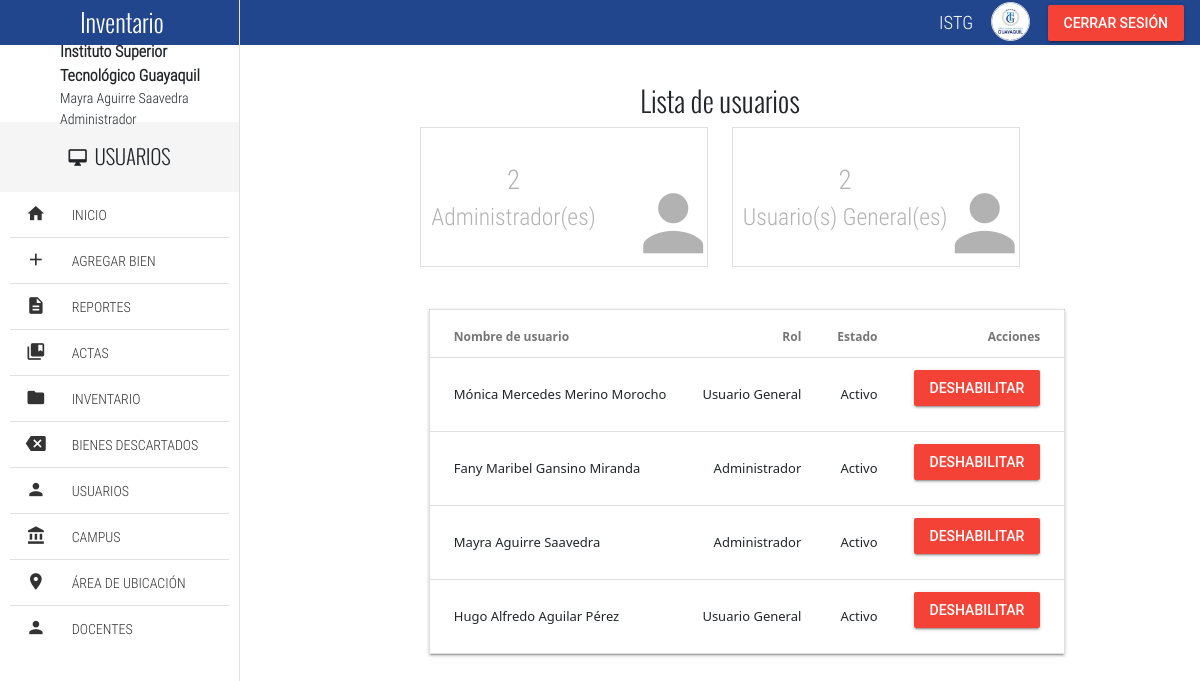
The app's page /views/usuarios.php (signed in) with its own data.
### tables this page shows
CREATE TABLE `usuario` (
  `id` int(11) NOT NULL AUTO_INCREMENT,
  `nombre` varchar(50) DEFAULT NULL,
  `apellido` varchar(50) DEFAULT NULL,
  `cedula` varchar(10) DEFAULT NULL,
  `contraseña` varchar(120) DEFAULT NULL,
  `email` varchar(50) DEFAULT NULL,
  `activo` tinyint(1) DEFAULT NULL,
  `id_usuario_rol` int(11) DEFAULT NULL,
  PRIMARY KEY (`id`),
  UNIQUE KEY `cedula` (`cedula`)
);

### php/utils_query.php (called while the page is built, shortened)
<?php
function consultarListaUsuarios($conexion){
    $sql = "SELECT * FROM `usuario`;";
    $stmt = $conexion->prepare($sql);
    $stmt->execute();
    $resultado = $stmt->get_result();
    while ($fila = $resultado->fetch_assoc()) {
        $array_usuarios[] = $fila;
    }
    return $array_usuarios;
}
?>

### views/usuarios.php (the view, shortened to what this page needs)
<?php
	require('../php/mysqli_conexion.php');
	require('../php/utils_query.php');
    if(!isset($_SESSION['usuario'])) {
        header("Location: login.php");
    } else {
		$usuario = $_SESSION['usuario'];
		$rol = $_SESSION['rol'];
		if($rol == "Administrador"){
                        $array_usuarios = consultarListaUsuarios($conexion);
                    }
		 else {
			header("Location: ../index.php");
			$msg = "No tiene acceso a la lista de usuarios!";
    		echo "<script> console.log(" . json_encode($usuario) . "); </script>";
			echo "<script> console.log('" . $msg . "'); </script>";
		}
    }
?>
<!DOCTYPE html>
<html lang="es">
<head>
	<link rel="stylesheet" href="../css/normalize.css">
	<link rel="stylesheet" href="../css/sweetalert2.css">
	<link rel="stylesheet" href="../css/material.min.css">
	<link rel="stylesheet" href="../css/material-design-iconic-font.min.css">
	<link rel="stylesheet" href="../css/jquery.mCustomScrollbar.css">
	<link rel="stylesheet" href="../css/main.css">
	<link rel="stylesheet" href="../css/style.css">
	<link href="https://cdn.jsdelivr.net/npm/bootstrap@5.3.0-alpha1/dist/css/bootstrap.min.css" rel="stylesheet">
</head>
<body>
<div class="full-width navBar">
		<div class="full-width navBar-options" style="background-color: #21468e">
			<nav class="navBar-options-list">
				<ul class="list-unstyle">
					<li class="text-condensedLight noLink" ><small>ISTG</small></li>
					<li class="noLink">
						<figure>
							<img src="../assets/img/avatar-male.png" alt="Avatar" class="img-responsive">
						</figure>
					</li>
					<li class="noLink">
					<form action="../php/logout.php" method="post">
						<button type="submit" class="mdl-button mdl-js-button mdl-button--raised mdl-js-ripple-effect mdl-button--accent" style="background-color: #F44336">Cerrar sesión</button>
					</form>
					</li>
				</ul>
			</nav>
		</div>
	</div>
	<section class="full-width navLateral">
		<div class="full-width navLateral-bg btn-menu"></div>
		<div class="full-width navLateral-body">
			<div class="full-width navLateral-body-logo text-center tittles" style="background-color: #21468e">
				<i class="zmdi zmdi-close btn-menu"></i> Inventario
			</div>
			<figure class="full-width" style="height: 77px;">
				<figcaption class="navLateral-body-cr hide-on-tablet">
					<span style="margin-left: 60px;">
						<b>Instituto Superior Tecnológico Guayaquil</b><br>
						<?php
							$nombrecompleto = $_SESSION['usuario']['nombre']." ".$_SESSION['usuario']['apellido'];
							$rol = $_SESSION['rol'];
							echo "<small>".$nombrecompleto."</small><br>";
							echo '<small>'. $rol . '</small>';
						?>
					</span>
				</figcaption>
			</figure>
			<div class="full-width tittles navLateral-body-tittle-menu">
				<i class="zmdi zmdi-desktop-mac"></i><span class="hide-on-tablet">&nbsp; USUARIOS</span>
			</div>
			<nav class="full-width">
				<ul class="full-width list-unstyle menu-principal">
					<?php
						require('nav_lateral_opciones.php');
						$rol = $_SESSION['rol'];
						if($rol == 'Administrador'){
							$html = '
										<li class="full-width divider-menu-h"></li>
											<li class="full-width">
											<a href="bienes_descartados.php" class="full-width">
												<div class="navLateral-body-cl">
												<i class="zmdi zmdi-tag-close"></i>
												</div>
												<div class="navLateral-body-cr hide-on-tablet">
												BIENES DESCARTADOS
												</div>
											</a>
										</li>
										<li class="full-width divider-menu-h"></li>
         								<li class="full-width">
											<a href="usuarios.php" class="full-width">
												<div class="navLateral-body-cl">
												<i class="zmdi zmdi-account"></i>
												</div>
												<div class="navLateral-body-cr hide-on-tablet">
												USUARIOS
												</div>
											</a>
										</li>
										<li class="full-width divider-menu-h"></li>
         								<li class="full-width">
											<a href="campus.php" class="full-width">
												<div class="navLateral-body-cl">
												<i class="zmdi zmdi-balance"></i>
												</div>
												<div class="navLateral-body-cr hide-on-tablet">
												CAMPUS
												</div>
											</a>
										</li>
										<li class="full-width divider-menu-h"></li>
         								<li class="full-width">
											<a href="area_de_ubicacion.php" class="full-width">
												<div class="navLateral-body-cl">
												<i class="zmdi zmdi-pin"></i>
												</div>
												<div class="navLateral-body-cr hide-on-tablet">
												ÁREA DE UBICACIÓN
												</div>
											</a>
										</li>
										<li class="full-width divider-menu-h"></li>
         								<li class="full-width">
											<a href="docentes.php" class="full-width">
												<div class="navLateral-body-cl">
												<i class="zmdi zmdi-account"></i>
												</div>
												<div class="navLateral-body-cr hide-on-tablet">
												DOCENTES
												</div>
											</a>
										</li>';
							echo $html;
						}
					?>
				</ul>
			</nav>
		</div>
	</section>
	<section class="full-width pageContent">
		<section class="full-width text-center" style="padding: 40px 0;">
			<h3 class="text-center tittles">Lista de usuarios</h3>
			<?php
						function consultarRol($usuario, $conexion){
									$sql = "SELECT
										r.`descripcion`
									FROM
										`usuario` AS u
									INNER JOIN `usuario_rol` AS ur
									ON u.`id_usuario_rol` = ur.`id`
									INNER JOIN `rol` AS r
									ON ur.`id_rol` = r.`id`
									WHERE
									u.`id` = ?;";
									$id_usuario = $usuario['id'];
									$stmt = $conexion->prepare($sql);
									$stmt->bind_param("s", $id_usuario);
									$stmt->execute();
									$resultado = $stmt->get_result();
									if($resultado->num_rows == 1){
											$array_rol = $resultado->fetch_assoc();
											$rol = $array_rol['descripcion'];
										}
									return $rol;
								}
								$listaUsuarios = $_SESSION['listaUsuarios'];
								$arrayUsuarioRol = array();
								for($i = 0; $i < count($listaUsuarios); $i++) {
									$usuario = $listaUsuarios[$i];
									$rol = consultarRol($usuario, $conexion);
									$arrayUsuario = array("usuario" => $usuario, "rol" => $rol);
									array_push($arrayUsuarioRol, $arrayUsuario);
								}
								$administradores = 0;
								$usuariosgenerales = 0;
								for($i = 0; $i < count($arrayUsuarioRol); $i++){
									if($arrayUsuarioRol[$i]["rol"] == "Administrador"){
										$administradores++;
									}
									if($arrayUsuarioRol[$i]["rol"] == "Usuario General"){
										$usuariosgenerales++;
									}
								}
								$html = '<article class="full-width tile">
											<div class="tile-text">
												<span class="text-condensedLight">'
												.$administradores.'<br>
												<small>Administrador(es)</small>
												</span>
											</div>
											<i class="zmdi zmdi-account tile-icon"></i>
										</article>
										<article class="full-width tile">
											<div class="tile-text">
												<span class="text-condensedLight">'
													.$usuariosgenerales.'<br>
													<small>Usuario(s) General(es)</small>
												</span>
											</div>
											<i class="zmdi zmdi-account tile-icon"></i>
										</article>';
								echo $html;
						?>
					<div class="mdl-grid" style="width: 64%;">
    					<div class="mdl-cell mdl-cell--12-col">
							<table class="mdl-data-table mdl-js-data-table mdl-shadow--2dp full-width">
								<thead>
									<tr>
										<th class="mdl-data-table__cell--non-numeric">Nombre de usuario</th>
										<th>Rol</th>
										<th>Estado</th>
										<th>Acciones</th>
									</tr>
								</thead>
								<tbody>
									<?php
										$html = '';
										$arrayUsuarioRol = array();
										for($i = 0; $i < count($listaUsuarios); $i++) {
											$usuario = $listaUsuarios[$i];
											$rol = consultarRol($usuario, $conexion);
											$arrayUsuario = array("usuario" => $usuario, "rol" => $rol);
											array_push($arrayUsuarioRol, $arrayUsuario);
										}
										for($i = 0; $i < count($arrayUsuarioRol); $i++){
											$nombresCompletos = $arrayUsuarioRol[$i]['usuario']['nombre'].' '.$arrayUsuarioRol[$i]['usuario']['apellido'];
											$activo = $arrayUsuarioRol[$i]['usuario']['activo'];
											$estado = '';
											if($activo==0){
												$estado = 'Inactivo';
												$boton = '<button class="mdl-button mdl-js-button mdl-button--colored mdl-color--green mdl-color-text--white" type="submit" name="submit">Habilitar</button>';
												$form = '<form method="post" action="../php/actualizarEstadoUsuario.php">
											 			<input type="hidden" name="id_usuario" value="' . $arrayUsuarioRol[$i]['usuario']['id'] . '">
											 			<input type="hidden" name="nuevo_estado" value="1">
											 			' . $boton . '
														</form>';
											} elseif($activo==1){
												$estado = 'Activo';
												$boton = '<button class="mdl-button mdl-js-button mdl-button--raised mdl-button--colored mdl-color-text--white mdl-color--red type="submit" name="submit">Deshabilitar</button>';
												$form = '<form method="post" action="../php/actualizarEstadoUsuario.php">
											 			<input type="hidden" name="id_usuario" value="' . $arrayUsuarioRol[$i]['usuario']['id'] . '">
											 			<input type="hidden" name="nuevo_estado" value="0">
											 			' . $boton . '
														</form>';
											}
											$html.='<tr>
											<td class="mdl-data-table__cell--non-numeric">'.$nombresCompletos.'</td>
											<td>'.$arrayUsuarioRol[$i]['rol'].'</td>
											<td>'.$estado.'</td>
											<td>'
												.$form.
												'</td>
											</tr>';
										}
										echo $html;
									?>
								</tbody>
							</table>
						</div>
					</div>
</section>
</body>
</html>

### views/nav_lateral_opciones.php
<li class="full-width">
   <a href="../index.php" class="full-width">
      <div class="navLateral-body-cl">
         <i class="zmdi zmdi-home"></i>
      </div>
      <div class="navLateral-body-cr hide-on-tablet">
         INICIO
      </div>
   </a>
</li>
<li class="full-width divider-menu-h"></li>
<li class="full-width">
   <a href="bien.php" class="full-width">
      <div class="navLateral-body-cl">
         <i class="zmdi zmdi-plus"></i>
      </div>
      <div class="navLateral-body-cr hide-on-tablet">
         AGREGAR BIEN
      </div>
   </a>
</li>
<li class="full-width divider-menu-h"></li>
<li class="full-width">
   <a href="reportes.php" class="full-width">
      <div class="navLateral-body-cl">
         <i class="zmdi zmdi-file-text"></i>
      </div>
      <div class="navLateral-body-cr hide-on-tablet">
         REPORTES
      </div>
   </a>
</li>
<li class="full-width divider-menu-h"></li>
<li class="full-width">
   <a href="actas.php" class="full-width">
      <div class="navLateral-body-cl">
         <i class="zmdi zmdi-collection-bookmark"></i>
      </div>
      <div class="navLateral-body-cr hide-on-tablet">
         ACTAS
      </div>
   </a>
</li>
<li class="full-width divider-menu-h"></li>
<li class="full-width">
   <a href="inventario.php" class="full-width">
      <div class="navLateral-body-cl">
         <i class="zmdi zmdi-folder"></i>
      </div>
      <div class="navLateral-body-cr hide-on-tablet">
         INVENTARIO
      </div>
   </a>
</li>

### css/main.css (style rules this page uses)
html, body { width: 100%; height: 100%; margin: 0; padding: 0; font-size: 16px; font-family: "RobotoRegular"; position: relative; background-color: #fff; }
.text-condensedLight { font-family: "RobotoCondensedLight"; }
.text-center { text-align: center; }
.tittles { font-family: "OswaldLight"; }
.full-width { margin: 0; padding: 0; width: 100%; box-sizing: border-box; }
.list-unstyle { margin: 0; padding: 0; list-style: none; box-sizing: border-box; }
.img-responsive { width: 100%; height: auto; }
.divider-menu-h { height: 0 !important; border-top: 1px solid #E1E1E1; width: 92% !important; margin: 0 auto !important; }
.navBar { background-color: #3F51B5; height: 45px; position: absolute; top: 0; left: 0; z-index: 79; color: #fff; }
.navBar-options { line-height: 45px; height: 45px; position: absolute; width: 80%; top: 0; right: 0; padding: 0; transition: all .3s ease-in-out; }
.navBar-options .zmdi-more-vert, .navBar-options-list { line-height: 45px; position: absolute; top: 0; height: 45px; margin: 0; padding: 0; }
.navBar-options-list { right: 9px; }
.navBar-options-list .noLink { cursor: inherit !important; }
.navBar-options-list ul { height: 45px; }
.navBar-options-list ul li { height: 45px; line-height: 45px; cursor: pointer; display: inline-block; padding: 0 7px; font-size: 21px; -moz-user-select: none; -webkit-user-select: none; -ms-user-select: none; }
.navBar-options-list ul li { outline: none; }
.navBar-options-list ul li figure, .navBar-options-list ul li figure img { margin: 0; padding: 0; padding-top: 0; margin-top: 0; box-sizing: border-box; }
.navBar-options-list ul li figure { height: 45px; }
.navBar-options-list ul li figure img { border: 1px solid #E1E1E1; border-radius: 50%; width: 39px; height: 39px; margin-bottom: 3px; }
.navLateral, .pageContent, .navLateral-body, .navLateral-bg { position: absolute; top: 0; height: 100%; }
.navLateral { left: 0; width: 20%; z-index: 80; border-right: 1px solid #E1E1E1; transition: all .3s ease-in-out; }
.navLateral-body { background-color: #fff; z-index: 82; left: 0; padding-bottom: 30px; }
.navLateral-body-logo { height: 45px; line-height: 45px; color: #fff; width: 100%; font-size: 25px; background-color: #3F51B5; }
.navLateral-body-cl, .navLateral-body-cr { box-sizing: border-box; height: 77px; float: left; margin: 0; padding: 0; position: relative; }
.navLateral-body-cl { width: 30%; }
.navLateral-body-cr { width: 70%; font-family: "RobotoCondensedLight"; }
.navLateral-body-cr span { position: absolute; top: 50%; left: 50%; transform: translate(-50%, -50%); display: block; width: 100%; }
.navLateral-body-tittle-menu { height: 70px; line-height: 70px; font-size:20px; background-color: #F5F5F5; text-align: center; }
.menu-principal li, .menu-principal li a { display: block; }
.menu-principal li a { height: 45px; color: #333; position: relative; transition: all .3s ease-in-out; }
.menu-principal li a div.navLateral-body-cl, .menu-principal li a div.navLateral-body-cr { height: 45px; line-height: 45px; }
.menu-principal li a div.navLateral-body-cl { text-align: center; font-size: 20px; }
.pageContent { padding-top: 45px; right: 0; width: 80%; z-index: 77; background-color: #fff; transition: all .3s ease-in-out; }
.tile { border: 1px solid #E1E1E1; height: 140px; width: 30%; margin: 0 1%; position: relative; transition: all .3s ease-in-out; overflow: hidden; cursor: pointer; margin-bottom: 20px; display: inline-block; }
.tile-text { display: block; height: 140px; width: 100%; box-sizing: border-box; }
.tile-text span, .tile-icon { position: absolute; color: rgba(0,0,0,.3); transition: all .3s ease-in-out; -moz-user-select: none; -webkit-user-select: none; -ms-user-select: none; }
.tile-text span { top: 50%; left: 10px; transform: translateY(-50%); display: block; font-size: 27px; z-index: 2; }
.tile-icon { bottom: 9px; right: 4px; font-size: 90px; line-height: 67px; z-index: 1; }

### css/style.css (style rules this page uses)
.navLateral-body-cl { padding-top: 12px; }

### records on screen
usuario: nombresCompletos "Mónica Mercedes Merino Morocho", rol "Usuario General", activo "Activo", shows "DESHABILITAR"
usuario: nombresCompletos "Fany Maribel Gansino Miranda", rol "Administrador", activo "Activo", shows "DESHABILITAR"
usuario: nombresCompletos "Mayra Aguirre Saavedra", rol "Administrador", activo "Activo", shows "DESHABILITAR"
usuario: nombresCompletos "Hugo Alfredo Aguilar Pérez", rol "Usuario General", activo "Activo", shows "DESHABILITAR"

### other values on screen
$nombrecompleto "Mayra Aguirre Saavedra"
$rol "Administrador"
$administradores "2"
$usuariosgenerales "2"
